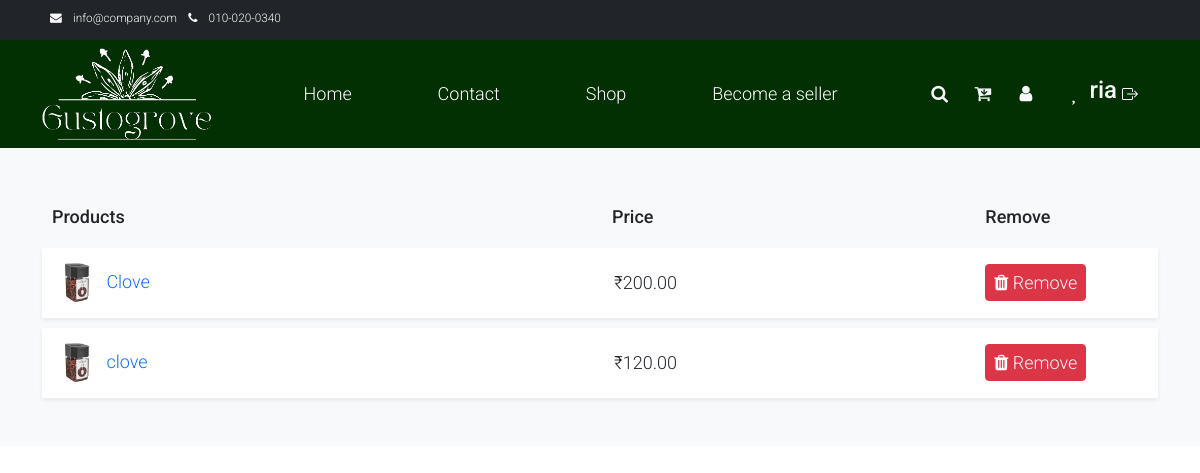
/wishlist/ (signed in), run on an earlier commit of the app's database.
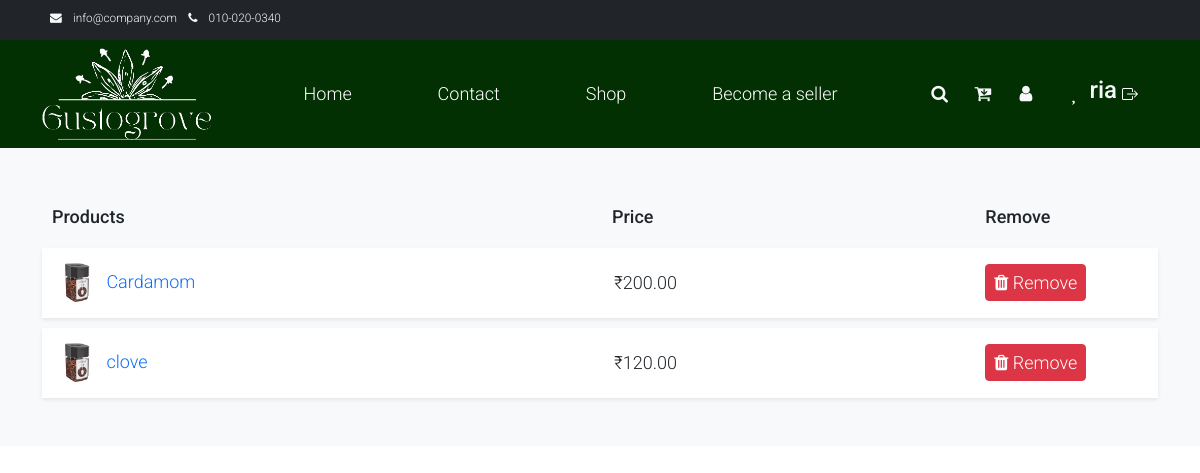
And on a later commit of the database.
### storeapp/models.py (models this page shows, shortened)
class Product(models.Model):
    product_name = models.CharField(max_length=255,null=True)
    description = models.TextField()
    image = models.ImageField(upload_to='products/', null=True, blank=True)
    quantity_value = models.PositiveIntegerField(default=100,null=True)
    quantity_prefix = models.CharField(max_length=10, choices=[('gms', 'gms'), ('kg', 'kg')], default='gms')
    stock = models.PositiveIntegerField(default=1,null=True)
    price = models.DecimalField(max_digits=10, decimal_places=2,null=True)
    date_added = models.DateField(default=timezone.now)
    brand_name = models.CharField(max_length=255, default="",null=True)
    seller = models.ForeignKey(CustomUser, on_delete=models.CASCADE, null=True, blank=True)
    batch_no=models.CharField(max_length=10,default="",null=True)
    STATUS_CHOICES = [
        ('In Stock', 'In Stock'),
        ('Out of Stock', 'Out of Stock'),
    ]
    status = models.CharField(max_length=15, choices=STATUS_CHOICES, default='In Stock')

### storeapp/views.py (the view)
# urls.py: path('wishlist/', views.wishlist_view, name='wishlist'),
def wishlist_view(request):
    if request.user.is_authenticated:
        wishlist = Wishlist.objects.get_or_create(user=request.user)[0]
        wishlist_products = wishlist.products.all()
        return render(request, 'wishlist.html', {'wishlist_products': wishlist_products})
    else:
        return render(request, 'login_required.html')

### template/wishlist.html (shortened to what the changed rows need)
{% load static %}
<html>
<head>
<link rel="stylesheet" href="https://cdn.jsdelivr.net/npm/bootstrap@5.2.3/dist/css/bootstrap.min.css">
    <link rel="stylesheet" href="{% static 'css/bootstrap.min.css' %}">
    <link rel="stylesheet" href="{% static 'css/templatemo.css' %}">
    <link rel="stylesheet" href="{% static '/css/custom.css' %}">
    <link rel="stylesheet" href="{% static 'css/fontawesome.min.css' %}">
    <link href="https://stackpath.bootstrapcdn.com/font-awesome/4.7.0/css/font-awesome.min.css" rel="stylesheet">
    <link href="https://cdn.jsdelivr.net/npm/bootstrap@5.2.0-beta1/dist/css/bootstrap.min.css" rel="stylesheet">
</head>
<body>
    {% block content %}
        <div class="py-3 py-md-5 bg-light">
            <div class="container">
                <div class="row">
                    <div class="col-md-12">
                        <div class="shopping-cart">
                            {% for product in wishlist_products %}
                                <div class="cart-item">
                                    <div class="row">
                                        <div class="col-md-6 my-auto">
                                            <a href="">
                                                <label class="product-name">
                                                    <img src="{{ product.image.url }}" style="width: 50px; height: 50px" alt="{{ product.product_name }}">
                                                    {{ product.product_name }}
                                                </label>
                                            </a>
                                        </div>
                                        <div class="col-md-2 my-auto">
                                            <label class="price">₹{{ product.price }}</label>
                                        </div>
                                        <div class="col-md-2 col-5 my-auto">
                                            <div class="remove">
                                                <a href="{% url 'remove_from_wishlist' product_id=product.id %}" class="btn btn-danger btn-sm">
                                                    <i class="fa fa-trash"></i> Remove
                                                </a>
                                            </div>
                                        </div>
                                    </div>
                                </div>
                            {% endfor %}
                        </div>
                    </div>
                </div>
            </div>
        </div>
    {% endblock %}
</body>
   </html>

What changed in the data, as far as the page shows it:
changed Product: product_name "Clove" → "Cardamom"
